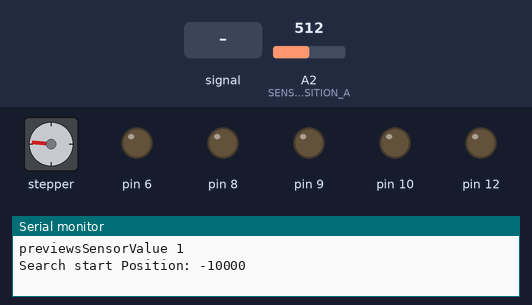
The sketch below on a simulated Arduino Leonardo, built with avr-gcc and run on an emulated ATmega32U4. Parts: stepper motor, output pins drawn as LEDs (lit = HIGH), the last lines printed to the serial monitor. The test bench sets the inputs (shaded band); at power-on: A2 (SENSOR_POSITION_A) = 512. Stepper angles assume 200 steps per turn; pins used as bus, display or sensor lines are not drawn.

Above: at 5.5 s.
5.6 s: A2 (SENSOR_POSITION_A) fed a 200 Hz sine of ±81 counts around its level
At 6.1 s:
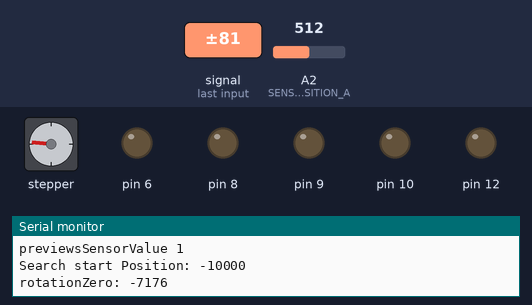
8.6 s: A2 (SENSOR_POSITION_A) set to 490
11.6 s: A2 (SENSOR_POSITION_A) set to 515
At 20.7 s:
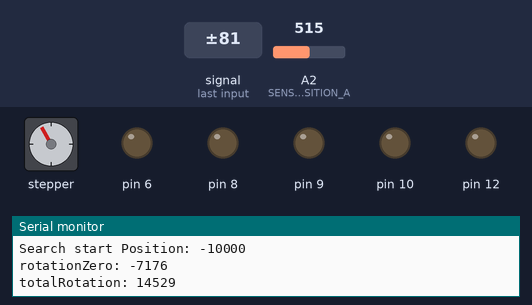
Timing chart, 0 to 22.2 s (numbered marks = the images above; inputs shaded):
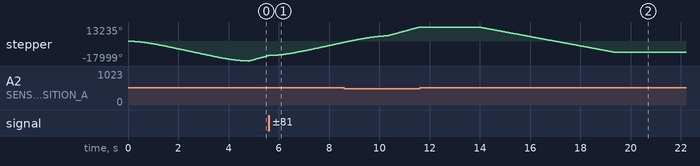

The sketch:

dingding_firmware.ino
```cpp
/*
 * MIDI Solenoids
 *
 * Author: L. Lisseck
 */

#include <MIDIUSB.h>
#include <AccelStepper.h>

// must have both same amount of entries
const byte solenoids[] =      { 36, 37, 38, 34, 35, 33 };
const byte solenoid_notes[] = { 48, 50, 51, 52, 55, 60 };

uint8_t solenoid_count = sizeof(solenoids)/sizeof(solenoids[0]);

uint32_t solenoid_ontime[sizeof(solenoids)/sizeof(solenoids[0])];
uint16_t solenoid_maxtime[sizeof(solenoids)/sizeof(solenoids[0])];

#define DO_DEBUGPRINTS  1

#define MAX_ONTIME 20

// stepper driver pin definitions
#define STEPPER_PIN_ENABLE  32
#define STEPPER_PIN_MS1  31
#define STEPPER_PIN_MS2  30
#define STEPPER_PIN_SPREAD  29
#define STEPPER_PIN_PDN_UART1  28
#define STEPPER_PIN_PDN_UART2  27
#define STEPPER_PIN_STEP  26
#define STEPPER_PIN_DIR  25

// stepper constants and variables

// the stepper notes positions is initialized with zeros
long stepper_notes_position[] = { 0L, 2000L, 4000L, 6000L, 8000L, 10000L, 12000L, 14000L, 16000L, 18000L, 20000L, 22000L, 24000L, 26000L, 28000L, 30000L, 32000L, 34000L, 36000L, 38000L, 40000L, 42000L, 44000L, 46000L };
const byte stepper_notes[] = { 0, 1, 2, 3, 4, 5, 6, 7, 8, 9, 10, 11, 12, 13, 14, 15, 16, 17, 18, 19, 20, 21, 22, 23 };

// direct stepper note ding values
long stepper_notes_ding_position[] = { 0L, 2000L, 4000L, 6000L, 8000L, 10000L, 12000L, 14000L, 16000L, 18000L, 20000L, 22000L, 24000L, 26000L, 28000L, 30000L, 32000L, 34000L, 36000L, 38000L, 40000L, 42000L, 44000L, 46000L };
const byte stepper_ding_notes[] = { 72, 73, 74, 75, 76, 77, 78, 79, 80, 81, 82, 83, 84, 85, 86, 87, 88, 89, 90, 91, 92, 93, 94, 95 };
int drirect_next_note = -1;
int drirect_note = -1;
bool previews_sensor_val_B = true;
long direct_node_target_pos = 0L;
// position sensor
#define SENSOR_POSITION_A A2
#define SENSOR_POSITION_B A1

long rotationZero = 0L;
long totalRotation = 0L;

long offsetRotation = 0L;
long segmentRotation = 0L;

AccelStepper stepper(1, STEPPER_PIN_STEP, STEPPER_PIN_DIR); // pin 3 = step, pin 6 = direction

const char* pitch_name(byte pitch) {
  static const char* names[] = {"C", "C#", "D", "D#", "E", "F", "F#", "G", "G#", "A", "A#", "B"};
  return names[pitch % 12];
}

int pitch_octave(byte pitch) {
  return (pitch / 12) - 1;
}

// returns -1 if not found
int8_t get_solenoid_index(byte pitch) {
  int8_t ret = -1;
  for(uint8_t i = 0; i<solenoid_count; i++) {
    if(solenoid_notes[i] == pitch) {
      ret = i;
      break;
    }
  }
  return(ret);
}

void noteOn(byte channel, byte pitch, byte velocity) {
  int8_t solenoid_index = -2;
  solenoid_index = get_solenoid_index(pitch);
  // if(solenoid_index >= 0 && !stepper.isRunning()) {
  if(solenoid_index >= 0 && positionSensorB()) {

    solenoid_ontime[solenoid_index] = millis();
    digitalWrite(solenoids[solenoid_index], HIGH);
    solenoid_maxtime[solenoid_index] = MAX_ONTIME;
    if(channel == 1) solenoid_maxtime[solenoid_index] = velocity;
    #ifdef DO_DEBUGPRINTS
    Serial.print("Solenoid port ON:");
    Serial.println(solenoids[solenoid_index]);
    #endif
  }

  if(pitch>=0 && pitch<=23)
  {
    Serial.print("Move to:");
    Serial.println(pitch);

    stepper.moveTo(stepper_notes_position[pitch]);
  }

  if(pitch>=72 && pitch<=95)
  {
    Serial.print("Move to:");
    Serial.println(pitch);
    drirect_note = pitch - 72;
    stepper.moveTo(stepper_notes_ding_position[pitch-72]);
    direct_node_target_pos = stepper_notes_ding_position[pitch-72];
  }

#ifdef DO_DEBUGPRINTS
  Serial.print("Note On: ");
  Serial.print(pitch);
  Serial.print("=");
  Serial.print(pitch_name(pitch));
  Serial.print(pitch_octave(pitch));
  Serial.print(", solenoid=");
  Serial.print(solenoid_index);
  Serial.print(", channel=");
  Serial.print(channel);
  Serial.print(", velocity=");
  Serial.println(velocity);
#endif
}

void noteOff(byte channel, byte pitch, byte velocity) {
  int8_t solenoid_index = -2;
  solenoid_index = get_solenoid_index(pitch);
  if(solenoid_index >= 0) {
    solenoid_ontime[solenoid_index] = 0;
    digitalWrite(solenoids[solenoid_index], LOW);
    #ifdef DO_DEBUGPRINTS
    Serial.print("Solenoid port OFF:");
    Serial.println(solenoids[solenoid_index]);
    #endif
  }
#ifdef DO_DEBUGPRINTS
  Serial.print("Note Off: ");
  Serial.print(pitch_name(pitch));
  Serial.print(pitch_octave(pitch));
  Serial.print(", channel=");
  Serial.print(channel);
  Serial.print(", velocity=");
  Serial.println(velocity);
#endif
}

void controlChange(byte channel, byte control, byte value) {
#ifdef DO_DEBUGPRINTS
  Serial.print("Control change: control=");
  Serial.print(control);
  Serial.print(", value=");
  Serial.print(value);
  Serial.print(", channel=");
  Serial.println(channel);
#endif
}

void setupStepperDriver() {
  pinMode(STEPPER_PIN_ENABLE, OUTPUT);
  pinMode(STEPPER_PIN_MS1, OUTPUT);
  pinMode(STEPPER_PIN_MS2, OUTPUT);
  pinMode(STEPPER_PIN_SPREAD, OUTPUT);
  pinMode(STEPPER_PIN_PDN_UART1, OUTPUT);
  pinMode(STEPPER_PIN_PDN_UART2, OUTPUT);
  pinMode(STEPPER_PIN_STEP, OUTPUT);
  pinMode(STEPPER_PIN_DIR, OUTPUT);

  // set micro step settings
  // for more detail see manual at https://learn.watterott.com/silentstepstick/pinconfig/tmc2209/
  digitalWrite(STEPPER_PIN_MS1, LOW);
  digitalWrite(STEPPER_PIN_MS2, HIGH);
  digitalWrite(STEPPER_PIN_SPREAD, LOW);


  stepper.setMaxSpeed(40000);
  stepper.setAcceleration(120000);
  stepper.moveTo(20000);

  for(uint8_t i=0; i<24; i++) {
    stepper_notes_position[i] = 9000*i;
  }
}

void setup() {
  Serial.begin(115200);
  for(uint8_t i = 0; i<solenoid_count; i++) {
    pinMode(solenoids[i], OUTPUT);
    digitalWrite(solenoids[i], LOW);
    solenoid_ontime[i] = 0;
    solenoid_maxtime[i] = MAX_ONTIME;
  }

  // setup stepper driver
  setupStepperDriver();

  // calibrate positions of bars
  stepperPositionCalibration();

  // Test all Solenoids
  delay(1000);
  for(uint8_t i = 0; i<solenoid_count; i++) {
    digitalWrite(solenoids[i], HIGH);
    delay(20);
    digitalWrite(solenoids[i], LOW);
    delay(200);
  }
}

void loop() {

  long deltaPos = abs(stepper.currentPosition() - direct_node_target_pos);
  if(drirect_note>=0 && positionSensorB() && deltaPos<100)
  {
    drirect_note = -1;
    solenoid_ontime[0] = millis();
    digitalWrite(solenoids[0], HIGH);
  }

  // clear stuck solenoids
  for(uint8_t i = 0; i<solenoid_count; i++) {
    if(solenoid_ontime[i] > 0) {
      if(millis() - solenoid_ontime[i] > solenoid_maxtime[i]) {
        digitalWrite(solenoids[i], LOW);
        solenoid_ontime[i] = 0;
        #ifdef DO_DEBUGPRINTS
          Serial.print("Solenoid port TIMEOUT OFF:");
          Serial.println(solenoids[i]);
        #endif
      }
    }
  }

  if(Serial.available()) {
    Serial.read();
    //Serial.println(solenoid_count);
  }

  midiEventPacket_t rx = MidiUSB.read();
  switch (rx.header) {
    case 0:
      break; //No pending events

    case 0x9:
      noteOn(
        rx.byte1 & 0xF,  //channel
        rx.byte2,        //pitch
        rx.byte3         //velocity
      );
      break;

    case 0x8:
      noteOff(
        rx.byte1 & 0xF,  //channel
        rx.byte2,        //pitch
        rx.byte3         //velocity
      );
      break;

    case 0xB:
      controlChange(
        rx.byte1 & 0xF,  //channel
        rx.byte2,        //control
        rx.byte3         //value
      );
      break;

    default:
      #ifdef DO_DEBUGPRINTS
      Serial.print("Unhandled MIDI message: ");
      Serial.print(rx.header, HEX);
      Serial.print("-");
      Serial.print(rx.byte1, HEX);
      Serial.print("-");
      Serial.print(rx.byte2, HEX);
      Serial.print("-");
      Serial.println(rx.byte3, HEX);
      #endif
  }

  stepper.run();
}

bool positionSensorA() {
  int sensorValue = analogRead(SENSOR_POSITION_A);
  bool sensorIs = false;
  if(sensorValue>500) {
    sensorIs = true;
  }

  if(sensorValue<200) {
    sensorIs = false;
  }

  return sensorIs;
}

bool positionSensorB() {
  int sensorValue = analogRead(SENSOR_POSITION_B);
  bool sensorIs = false;
  if(sensorValue>500) {
    sensorIs = true;
  }

  if(sensorValue<200) {
    sensorIs = false;
  }

  return sensorIs;
}


void stepperPositionCalibration() {
  // search for position zero
  // stepper_notes_position

  stepper.setMaxSpeed(8000);
  stepper.setAcceleration(5000);

  bool searchPosition = true;
  bool previewsSensorValue = positionSensorA();

  // back off if sensor A over black bar
  if(previewsSensorValue==true) {
    stepper.moveTo(stepper.currentPosition()-10000L);

    while(stepper.isRunning()) {
      stepper.run();
    }
  }

  previewsSensorValue = positionSensorA();

  stepper.setSpeed(8000);

  Serial.print("previewsSensorValue ");
  Serial.println(previewsSensorValue);
  long sensorStart = 0L;
  long rotationZero = 0L;
  sensorStart = stepper.currentPosition();
  Serial.print("Search start Position: ");
  Serial.println(sensorStart);
  while(searchPosition) {
    stepper.runSpeed();
    if(previewsSensorValue!=positionSensorA())
    {
      searchPosition = false;
      rotationZero = stepper.currentPosition();
      stepper.setSpeed(0);
    }
  }
  Serial.print("rotationZero: ");
  Serial.println(rotationZero);

  // start meassure steps for 360 degree rotation
  stepper.moveTo(stepper.currentPosition()+10000L);
  while(stepper.isRunning()) {
    stepper.run();
  }

  searchPosition = true;

  previewsSensorValue = positionSensorA();
  stepper.setSpeed(8000);
  while(searchPosition) {
    stepper.runSpeed();
    if(previewsSensorValue!=positionSensorA())
    {
      searchPosition = false;
      totalRotation = stepper.currentPosition()-rotationZero;
      stepper.setSpeed(0);
    }
  }

  Serial.print("totalRotation: ");
  Serial.println(totalRotation);

  offsetRotation = -350L;
  segmentRotation = totalRotation/24L;

  long startPos = (rotationZero-offsetRotation) + (segmentRotation * 2);

  for(byte i = 0; i<24; i++)
  {
    stepper_notes_position[i] = startPos-(segmentRotation * i);
    stepper_notes_ding_position[i] = startPos-(segmentRotation * i);
  }

  stepper.moveTo(stepper_notes_position[0]);

  stepper.setMaxSpeed(40000);
  stepper.setAcceleration(120000);

}
```
